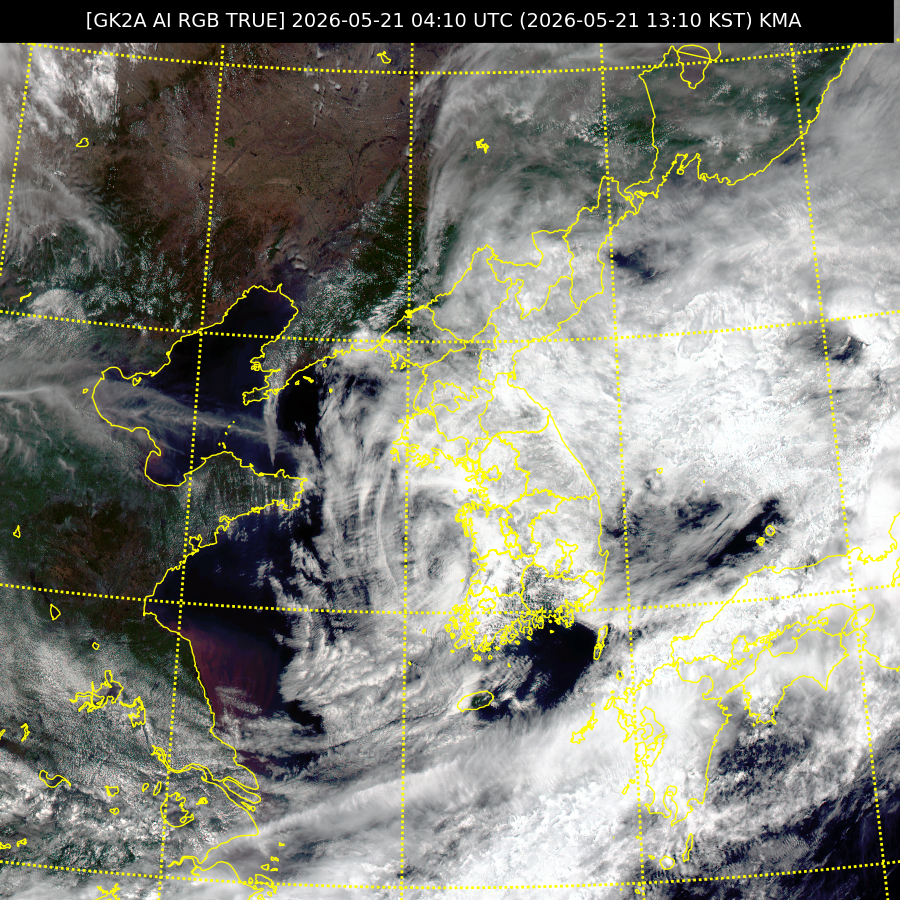
#> input picture src/gk2a_ami_le1b_rgb-s-true_ko020lc_202605210410.png, 900 x 900 px, found by its file name; its folder holds only this picture in this run
$ python typhoon_track.py
#> lines starting #> are read from the running program, lines starting #| are printed output that depends on the picture; after the words box and inside, x2 and y2 are one past the last pixel; in counts of white or black regions, pixels touching at a corner belong together
### pipeline.py
import cv2
import numpy as np

from preprocessing  import bilateral_filter, to_grayscale, histogram_equalize
from segmentation   import apply_threshold, detect_edges, rgb_prior, hsv_prior, combine_masks, region_grow
from postprocessing import morphological_clean, filter_components


# =========================================================
# 기본 설정값
# experiment.py에서 값을 변경하여 성능 비교 가능
# =========================================================
DEFAULT_CONFIG: dict = {
    "bilateral":   {"d": 9, "sigma_color": 75.0, "sigma_space": 75.0},
    "clahe":       {"clip_limit": 2.0, "tile_grid": (8, 8)},
    "threshold":   {"value": 0, "method": "otsu", "adaptive_block": 51, "adaptive_c": -10},
    "canny":       {"low": 100, "high": 200},
    "rgb_prior":   {"enabled": True, "brightness_min": 150, "uniformity_max": 20},
    # v_min 실험 결과: 180→150 완화 시 IoU 0.44→0.55 최대 향상폭
    "hsv_prior":   {"enabled": True, "s_max": 60,  "v_min": 150},
    "hsv_relaxed": {"enabled": True, "s_max": 80,  "v_min": 120},
    "region_grow": {"enabled": True, "iterations": 3},
    "morphology":  {"kernel_size": 5, "open_iter": 2, "close_iter": 3},
    "min_area":    500,
}


def run_pipeline(
    image_path: str,
    config: dict = DEFAULT_CONFIG,
) -> tuple[np.ndarray, np.ndarray]:
    # =====================================================
    # 0. 이미지 로드
    # =====================================================
    img = cv2.imread(image_path)
#> img is the input picture: shape (900, 900, 3); mean B, G, R 120.5, 130.2, 129.6
    if img is None:
        raise ValueError(f"이미지를 불러올 수 없습니다: {image_path}")

    # =====================================================
    # 1. 헤더 크롭
    # 상단 타이틀 바 제거 → Otsu 히스토그램 왜곡 방지
    # =====================================================
    img = img[42:, :]
#> img: shape (858, 900, 3)
    original = img.copy()

    # =====================================================
    # 2. 전처리
    # Bilateral → Grayscale → CLAHE
    # denoised를 Prior에도 사용: 노이즈가 RGB 균일성 조건을 방해하지 않도록
    # =====================================================
    denoised  = bilateral_filter(img, **config["bilateral"])
    gray      = to_grayscale(denoised)
    equalized = histogram_equalize(gray, **config["clahe"])

    # =====================================================
    # 2. 세그멘테이션
    # Threshold + Edge 검출 후 Prior로 필터링
    # =====================================================
    thresh = apply_threshold(equalized, **config["threshold"])
    edges  = detect_edges(equalized, **config["canny"])

    rgb_cfg  = config["rgb_prior"]
    rgb_mask = (
        rgb_prior(denoised, brightness_min=rgb_cfg["brightness_min"], uniformity_max=rgb_cfg["uniformity_max"])
        if rgb_cfg["enabled"] else None
    )

    hsv_cfg  = config["hsv_prior"]
    hsv_mask = (
        hsv_prior(denoised, s_max=hsv_cfg["s_max"], v_min=hsv_cfg["v_min"])
        if hsv_cfg["enabled"] else None
    )

    combined = combine_masks(thresh, edges, rgb_mask, hsv_mask)

    # =====================================================
    # 2-2. Region Growing (선택적)
    # 엄격한 prior로 잡은 seed에서 완화된 조건 픽셀로 확장
    # → 밝기가 낮은 중하층 구름 경계 복원
    # =====================================================
    rg_cfg = config["region_grow"]
    if rg_cfg["enabled"] and config["hsv_relaxed"]["enabled"]:
        rx_cfg        = config["hsv_relaxed"]
        relaxed_mask  = hsv_prior(denoised, s_max=rx_cfg["s_max"], v_min=rx_cfg["v_min"])
        combined      = region_grow(combined, relaxed_mask, iterations=rg_cfg["iterations"])

    # =====================================================
    # 3. 후처리
    # Morphology → Connected Component 필터
    # =====================================================
    cleaned               = morphological_clean(combined, **config["morphology"])
    final_mask, centroids = filter_components(cleaned, config["min_area"])

    # =====================================================
    # 4. Binary Mask 변환
    # cloud = 1 / clear = 0
    # =====================================================
    binary_mask = (final_mask > 0).astype(np.uint8)

    # =====================================================
    # 5. Overlay 생성
    # 구름 영역 빨간색 반투명 표시
    # =====================================================
    overlay = original.copy()
    overlay[binary_mask == 1] = [0, 0, 255]
    result = cv2.addWeighted(original, 0.7, overlay, 0.3, 0)

    return binary_mask, result

### preprocessing.py
import cv2
import numpy as np


# =========================================================
# 전처리 모듈
#
# Bilateral Filter → Grayscale → CLAHE
# 각 단계는 독립적으로 호출 가능
# =========================================================


def bilateral_filter(
    img: np.ndarray,
    d: int = 9,
    sigma_color: float = 75,
    sigma_space: float = 75,
) -> np.ndarray:
    # =====================================================
    # Bilateral Filter
    #
    # 가까이 있고 밝기가 비슷한 픽셀만 평균내는 필터
    # 거리 가중치 + 밝기 차이 가중치 동시 적용
    # → 구름 경계를 보존하면서 노이즈 제거
    # =====================================================
#> called with d = 9, sigma_color = 75, sigma_space = 75
    return cv2.bilateralFilter(img, d=d, sigmaColor=sigma_color, sigmaSpace=sigma_space)


def to_grayscale(img: np.ndarray) -> np.ndarray:
    # =====================================================
    # Grayscale 변환
    #
    # RGB 3채널 → 밝기 정보 1채널
    # 이후 Threshold / Edge 연산 단순화
    # =====================================================
    return cv2.cvtColor(img, cv2.COLOR_BGR2GRAY)
#> returned value: shape (858, 900)


def histogram_equalize(
    gray: np.ndarray,
    clip_limit: float = 2.0,
    tile_grid: tuple[int, int] = (8, 8),
) -> np.ndarray:
    # =====================================================
    # CLAHE (Contrast Limited Adaptive Histogram Equalization)
    #
    # 전역 HE와 달리 타일 단위로 적응형 적용
    # → 구름/바다/육지 밝기 분포를 국소적으로 벌려 경계 강조
    # clipLimit: 과포화 방지
    # =====================================================
#> called with clip_limit = 2, tile_grid = (8, 8)
    clahe = cv2.createCLAHE(clipLimit=clip_limit, tileGridSize=tile_grid)
    return clahe.apply(gray)

### segmentation.py
from typing import Optional

import cv2
import numpy as np


# =========================================================
# 세그멘테이션 모듈
#
# Threshold → Edge → Prior → Combine
# Prior 적용 여부 / 파라미터 실험을 위해 독립 설계
# =========================================================


def apply_threshold(
    equalized: np.ndarray,
    value: int = 0,
    method: str = "otsu",
    adaptive_block: int = 51,
    adaptive_c: int = -10,
) -> np.ndarray:
    # =====================================================
    # Threshold
    #
    # method="otsu"     : 전역 자동 임계값 (value=0 시 Otsu)
    # method="adaptive" : 국소 영역 기준 임계값
    #                     → 어두운 배경 위 회색 구름도 검출 가능
    # method="both"     : 두 결과 OR → 상호 보완
    #
    # adaptive_block : 국소 영역 크기 (홀수)
    # adaptive_c     : 음수일수록 local_mean보다 밝은 픽셀만 통과
    # =====================================================
#> called with value = 0, method = 'both', adaptive_block = 51, adaptive_c = -10
    if method == "adaptive":
        return cv2.adaptiveThreshold(
            equalized, 255,
            cv2.ADAPTIVE_THRESH_GAUSSIAN_C,
            cv2.THRESH_BINARY,
            adaptive_block,
            adaptive_c,
        )

    if method == "both":
        otsu     = apply_threshold(equalized, value, "otsu")
#> call 2 of apply_threshold, with value = 0, method = 'otsu', adaptive_block = 51, adaptive_c = -10
#> in apply_threshold (call 2), `_, thresh = cv2.threshold(equalized, value, 255, flags)`:
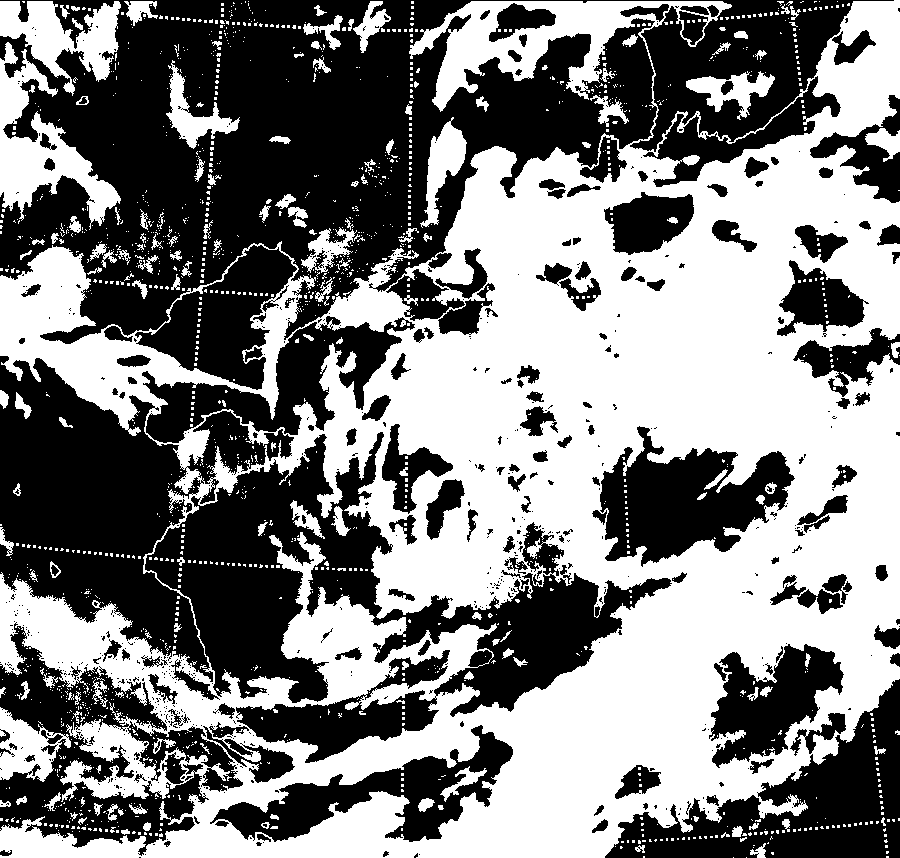
#> thresh: shape (858, 900); 50.1% white; 747 black regions (576 under 20 px), largest, box (x1, y1, x2, y2) and area: (0, 0, 894, 344) 138959, (145, 432, 672, 763) 57202, (0, 356, 294, 682) 40799
        adaptive = apply_threshold(equalized, 0, "adaptive", adaptive_block, adaptive_c)
        return cv2.bitwise_or(otsu, adaptive)
#> returned value: shape (858, 900); 54.9% white; 915 black regions (731 under 20 px), largest, box (x1, y1, x2, y2) and area: (0, 0, 894, 344) 120427, (145, 432, 672, 763) 52172, (0, 356, 294, 682) 36355

    # method="otsu" 또는 고정값
    flags = cv2.THRESH_BINARY
    if value == 0:
        flags |= cv2.THRESH_OTSU
    _, thresh = cv2.threshold(equalized, value, 255, flags)
    return thresh


def detect_edges(
    equalized: np.ndarray,
    low: int = 100,
    high: int = 200,
) -> np.ndarray:
    # =====================================================
    # Canny Edge Detection
    #
    # Gaussian → Sobel → NMS → Double Threshold → Hysteresis
    # Bilateral 전처리 덕분에 더 깨끗한 경계선 검출 가능
    # =====================================================
#> called with low = 100, high = 200
    return cv2.Canny(equalized, low, high)
#> returned value: shape (858, 900); 11% white in thin lines or dots


def rgb_prior(
    img: np.ndarray,
    brightness_min: int = 150,
    uniformity_max: int = 20,
) -> np.ndarray:
    # =====================================================
    # RGB Prior
    #
    # "밝고 + 세 채널이 비슷하다 = 흰색 계열 = 구름 후보"
    # brightness_min : 어두운 무채색(그림자 등) 제거
    # uniformity_max : R≈G≈B 조건 (채널 간 차이 허용 범위)
    # =====================================================
#> called with brightness_min = 150, uniformity_max = 20
    b, g, r = cv2.split(img)

    brightness = (r.astype(int) + g.astype(int) + b.astype(int)) / 3
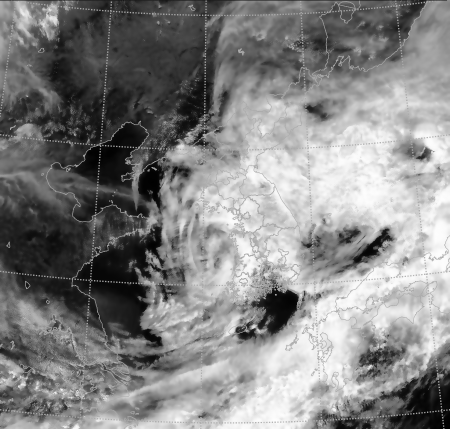
#> brightness: shape (858, 900) float64 (shown at 1/2 size); min 0.667, max 253.7, mean 132

    condition = (
        (brightness > brightness_min) &
        (np.abs(r.astype(int) - g.astype(int)) < uniformity_max) &
        (np.abs(r.astype(int) - b.astype(int)) < uniformity_max) &
        (np.abs(g.astype(int) - b.astype(int)) < uniformity_max)
    )
#> condition: shape (858, 900) bool; 39.6% white; 710 white regions (550 under 20 px), largest, box (x1, y1, x2, y2) and area: (197, 56, 900, 858) 211103, (672, 473, 900, 626) 12001, (615, 623, 726, 780) 7850

    mask = np.zeros(img.shape[:2], dtype=np.uint8)
    mask[condition] = 255
    return mask


def hsv_prior(
    img: np.ndarray,
    s_max: int = 60,
    v_min: int = 180,
) -> np.ndarray:
    # =====================================================
    # HSV Prior
    #
    # "채도 낮고(무채색) + 밝다 = 흰색 = 구름 후보"
    # S 하나로 유채색/무채색 판단 → RGB uniformity보다 직관적
    # =====================================================
#> called with s_max = 60, v_min = 90
    hsv = cv2.cvtColor(img, cv2.COLOR_BGR2HSV)
#> hsv: shape (858, 900, 3); mean H, S, V 68.7, 41.2, 138.9
    _, s_ch, v_ch = cv2.split(hsv)
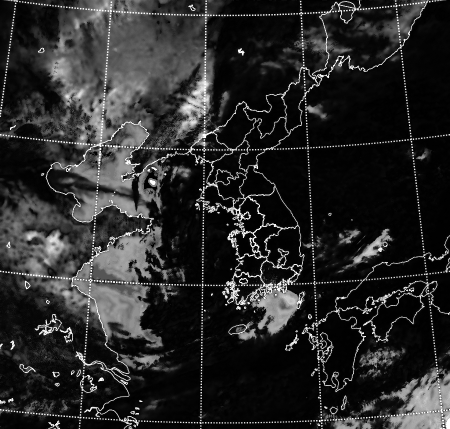
#> s_ch: shape (858, 900) (shown at 1/2 size); min 0, max 255, mean 41.2

    condition = (s_ch < s_max) & (v_ch > v_min)
#> condition: shape (858, 900) bool; 64% white; 1294 black regions (1176 under 20 px), largest, box (x1, y1, x2, y2) and area: (0, 0, 894, 858) 229665, (754, 734, 900, 858) 11702, (603, 470, 900, 784) 4794

    mask = np.zeros(img.shape[:2], dtype=np.uint8)
    mask[condition] = 255
    return mask


def region_grow(
    seed_mask: np.ndarray,
    candidate_mask: np.ndarray,
    iterations: int = 3,
) -> np.ndarray:
    # =====================================================
    # Region Growing
    #
    # seed_mask     : 엄격한 조건으로 확정된 구름 픽셀
    # candidate_mask: 완화된 조건을 통과한 후보 픽셀
    #
    # seed 주변 candidate 픽셀을 반복적으로 흡수
    # → 밝기가 낮아 prior를 못 통과한 구름 경계 복원
    # =====================================================
#> called with iterations = 3
    kernel  = np.ones((3, 3), np.uint8)
    current = seed_mask.copy()

    for _ in range(iterations):
        dilated = cv2.dilate(current, kernel, iterations=1)
        current = cv2.bitwise_and(dilated, candidate_mask)
        current = cv2.bitwise_or(current, seed_mask)
#> current: shape (858, 900); 47% white; 171 white regions (8 under 20 px), largest, box (x1, y1, x2, y2) and area: (194, 53, 900, 858) 236682, (0, 697, 260, 858) 15002, (672, 472, 900, 626) 12392
#> dilated: shape (858, 900); 49.5% white; 97 white regions, largest, box (x1, y1, x2, y2) and area: (0, 53, 900, 858) 349100, (0, 0, 148, 93) 7228, (31, 598, 101, 668) 3009

    return current


def combine_masks(
    thresh: np.ndarray,
    edges: np.ndarray,
    rgb_mask: Optional[np.ndarray] = None,
    hsv_mask: Optional[np.ndarray] = None,
) -> np.ndarray:
    # =====================================================
    # Mask 조합
    #
    # (Threshold OR Edges) AND Prior
    #
    # Prior를 마지막에 AND 적용:
    # → Edge도 반드시 색상 조건을 통과해야 함
    # → 해안선/육지 경계가 Edge로 오검출되는 문제 방지
    # =====================================================
    combined = cv2.bitwise_or(thresh, edges)

    if rgb_mask is not None:
        combined = cv2.bitwise_and(combined, rgb_mask)
    if hsv_mask is not None:
        combined = cv2.bitwise_and(combined, hsv_mask)

    return combined

### postprocessing.py
import cv2
import numpy as np


# =========================================================
# 후처리 모듈
#
# Morphology → Connected Component 분석
# Centroid: 태풍 중심점 추적에 활용
# =========================================================


def morphological_clean(
    mask: np.ndarray,
    kernel_size: int = 5,
    open_iter: int = 2,
    close_iter: int = 3,
) -> np.ndarray:
    # =====================================================
    # Morphological Opening → Closing
    #
    # Opening  (Erosion→Dilation) : 작은 노이즈 blob 제거
    # Closing  (Dilation→Erosion) : 구름 내부 구멍 메우기
    #
    # close_iter > open_iter:
    # 구름 내부 구멍이 잔류 노이즈 점보다 크기 때문
    # =====================================================
#> called with kernel_size = 5, open_iter = 2, close_iter = 3
    kernel = np.ones((kernel_size, kernel_size), np.uint8)

    opened = cv2.morphologyEx(mask,   cv2.MORPH_OPEN,  kernel, iterations=open_iter)
#> opened: shape (858, 900); 42.1% white; 132 white regions, largest, box (x1, y1, x2, y2) and area: (403, 568, 640, 844) 44679, (618, 284, 845, 529) 41207, (612, 132, 820, 294) 22125
    closed = cv2.morphologyEx(opened, cv2.MORPH_CLOSE, kernel, iterations=close_iter)
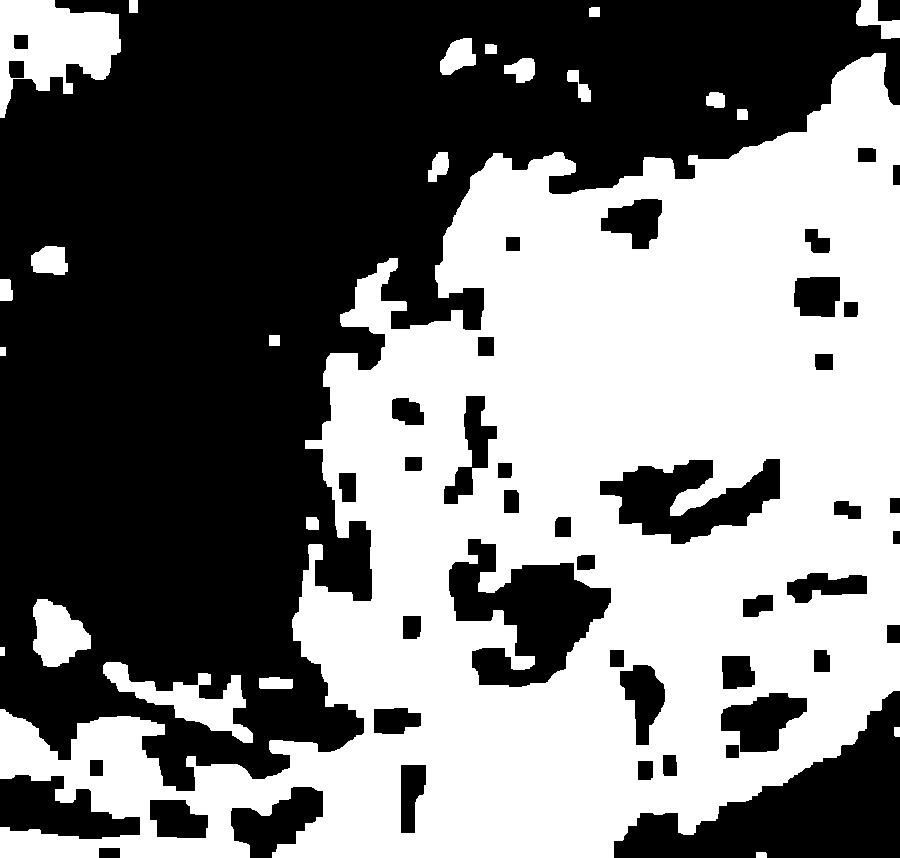
#> closed: shape (858, 900); 47.3% white; 23 white regions, largest, box (x1, y1, x2, y2) and area: (0, 53, 900, 858) 343945, (0, 0, 121, 118) 8387, (103, 662, 253, 743) 4120

    return closed


def filter_components(
    mask: np.ndarray,
    min_area: int = 500,
) -> tuple[np.ndarray, np.ndarray]:
    # =====================================================
    # Connected Component 분석
    #
    # 일정 면적 이하 blob 제거 (잔류 노이즈 정리)
    # centroids: 각 구름 덩어리의 중심점
    #            → 태풍 경로 추적에 활용
    #
    # 반환값:
    #   filtered_mask : 면적 조건 통과한 구름만 표시한 mask
    #   centroids     : 각 blob의 (x, y) 중심점 배열
    # =====================================================
#> called with min_area = 500
    num_labels, labels, stats, centroids = cv2.connectedComponentsWithStats(mask)
#> labels: shape (858, 900) int32; 24 distinct labels, from 0 to 23
#> (the rest of the program and of its run is left out)
